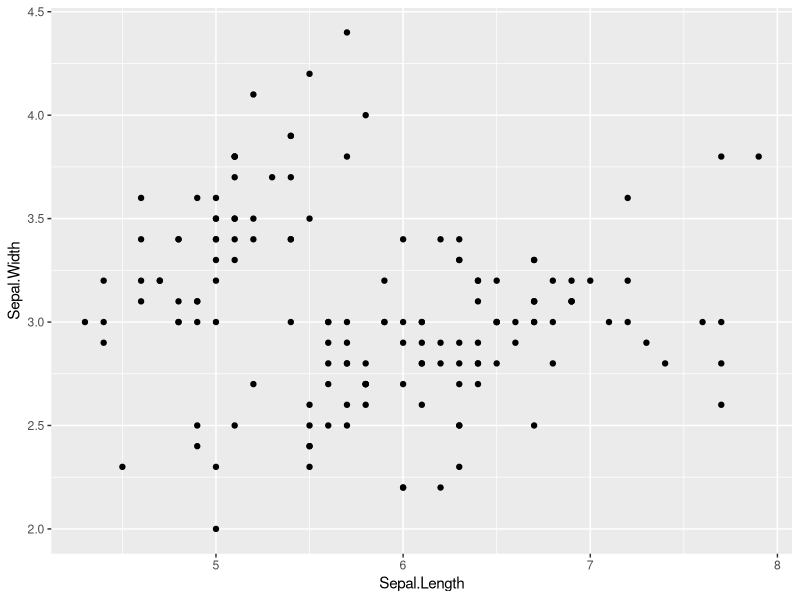
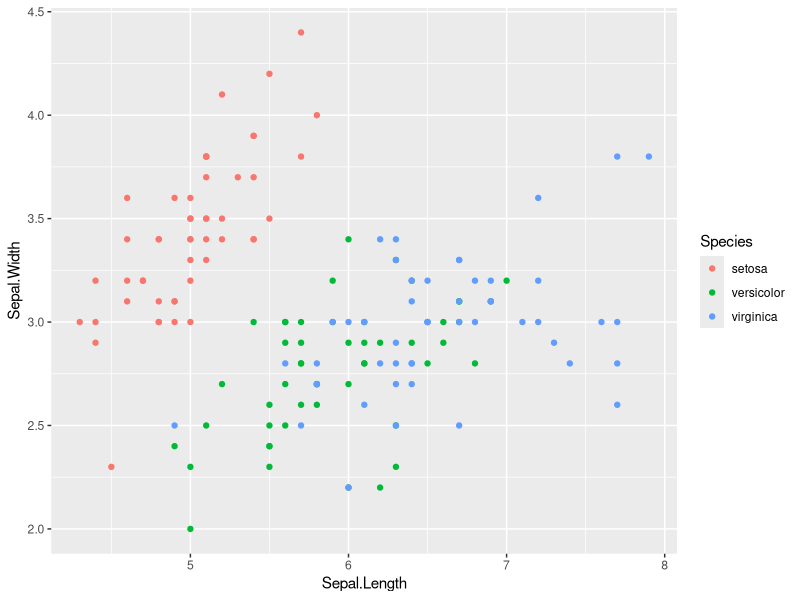
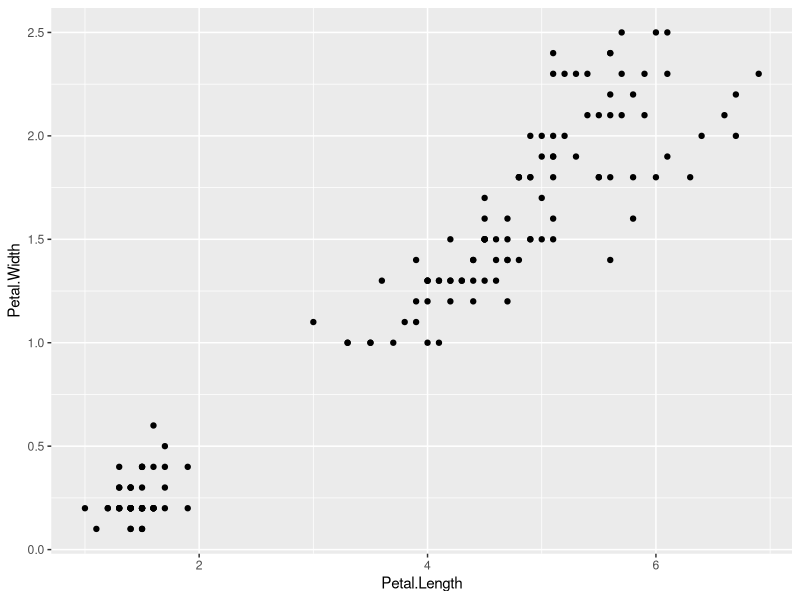
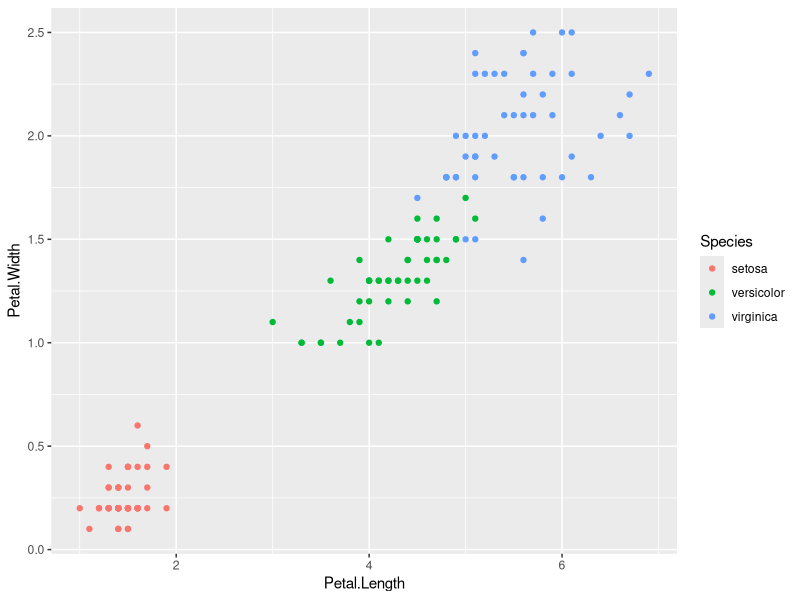
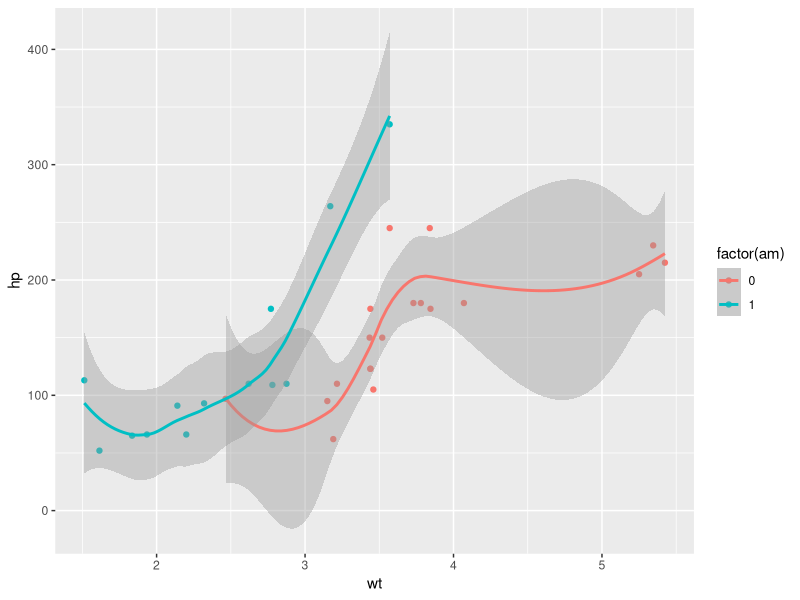

Generate these figures, in order, with R:
## ---- chunk 1
# Loading data
data(iris)
newdata <- iris
str(newdata)
## ---- chunk 2
# Loading package
library(ggplot2)

# Creating a satterplot for two variables 'Sepal.Length' and 'Sepal.Width'
# Write your codes here
ggplot(data = newdata, 
       mapping = aes(x = Sepal.Length, y = Sepal.Width)) + 
  geom_point()
## ---- chunk 3
# Adding another variable 'Species' and indicate 'Species' using color 
# Write your codes here
ggplot(data = newdata, 
       mapping = aes(x = Sepal.Length, y = Sepal.Width, col = Species)) + 
  geom_point()
## ---- chunk 4
# Creating a satterplot for two variables 'Petal.Length' and 'Petal.Width'
# Write your codes here
ggplot(data = newdata, 
       mapping = aes(x = Petal.Length, y = Petal.Width)) + 
  geom_point()
## ---- chunk 5
# Adding another variable 'Species' and indicate 'Species' using color 
# Write your codes here
ggplot(data = newdata, 
       mapping = aes(x = Petal.Length, y = Petal.Width, col = Species)) + 
  geom_point()
## ---- chunk 6
# see more details about the dataset `mtcars` by using code: help(mtcars)
# write your answer here
# Loading data
data(mtcars)
newdata <- mtcars
# plot the data.
ggplot(data = newdata, 
       mapping = aes(x = wt, y = hp, col = factor(am))) + 
  geom_point() + 
  geom_smooth(method = "loess", formula = 'y ~ x')
